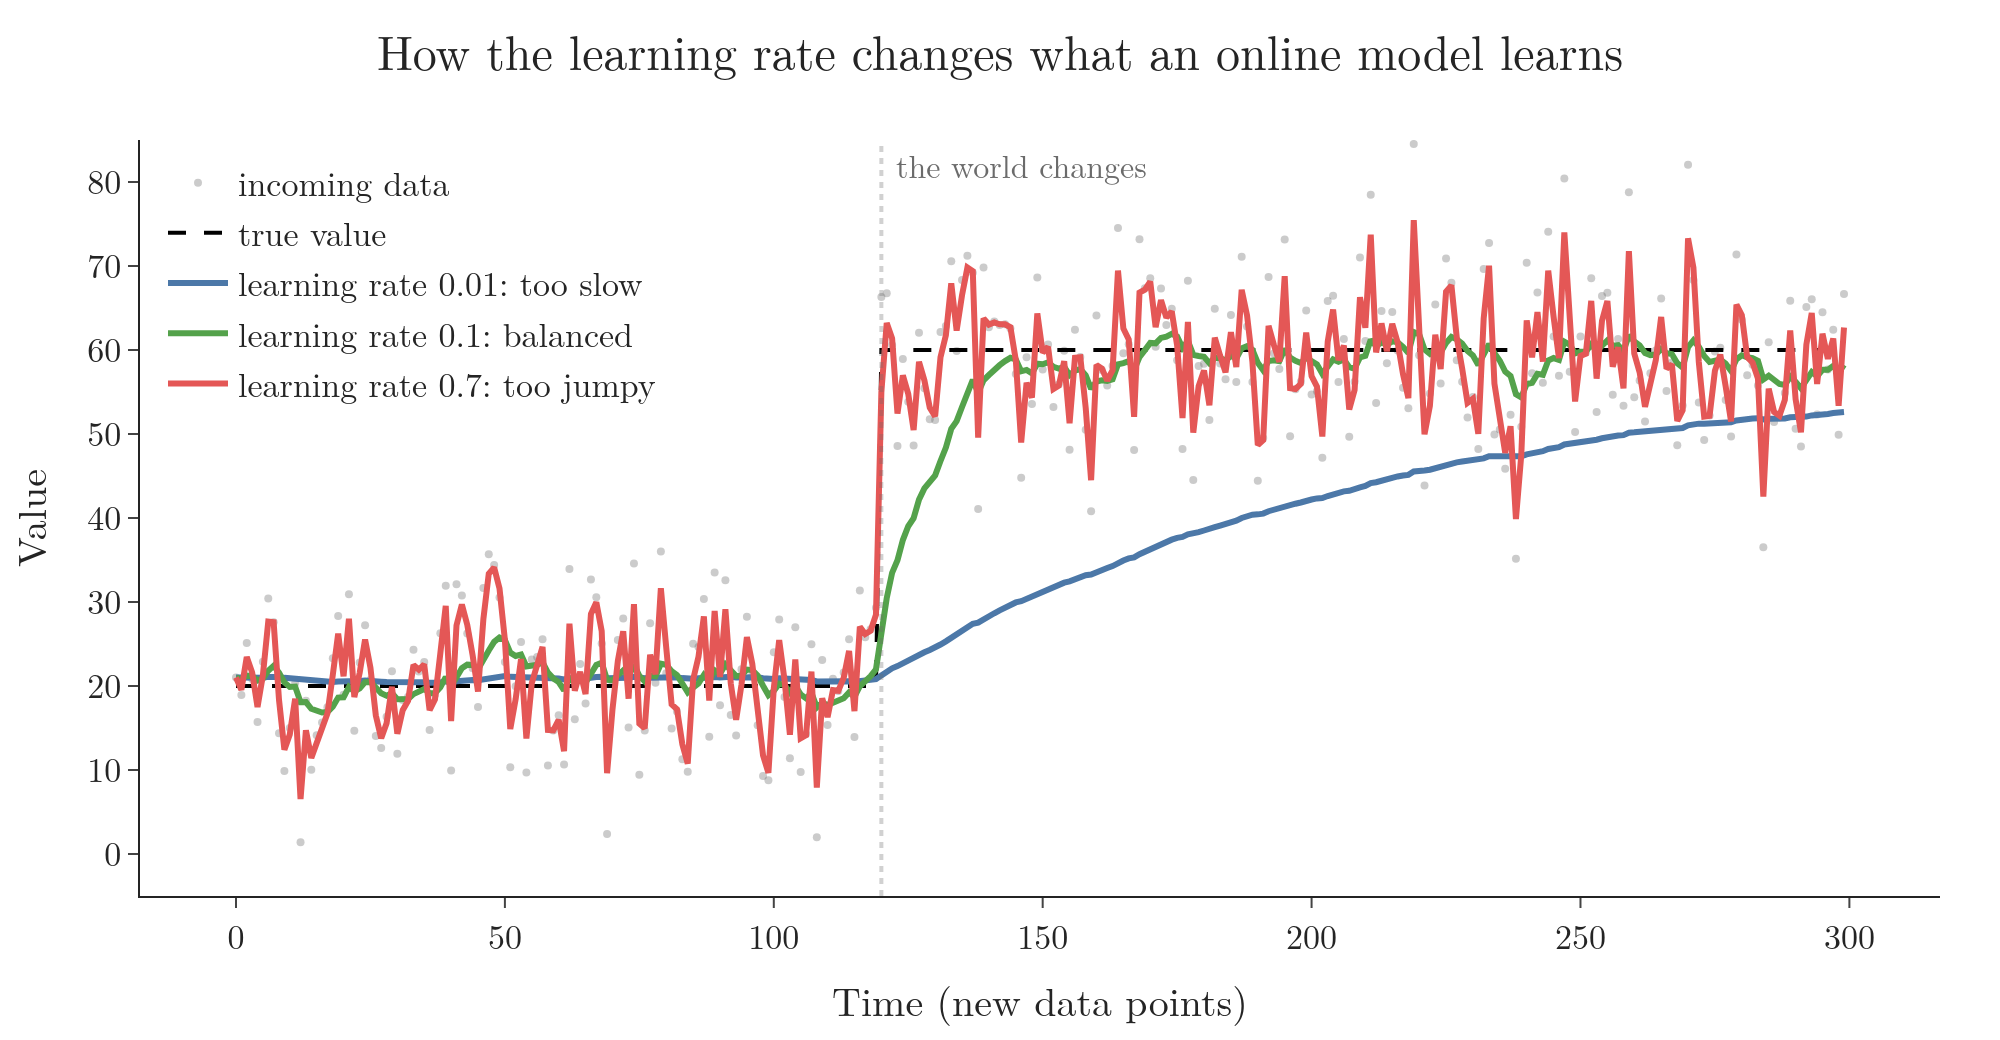

Recreate this plot in Python.
"""Learning rate in online learning: how fast a model follows a value that changes.
Simulation: each step the model moves a fraction (the learning rate) of the way towards the newest data point."""
from pathlib import Path
import numpy as np
import plotly.graph_objects as go

here = Path(__file__).parent
BLUE, ORANGE, GREEN, RED, GREY = "#4C78A8", "#F58518", "#54A24B", "#E45756", "#6B6B6B"


def simulate(rate, steps=300, seed=0):
    rng = np.random.default_rng(seed)
    truth = np.where(np.arange(steps) < 120, 20.0, 60.0)          # the real-world value jumps at step 120
    data = truth + rng.normal(0, 8, steps)                          # what we observe: noisy
    estimate = np.empty(steps)
    m = data[0]
    for t, x in enumerate(data):
        m = m + rate * (x - m)                                      # online update
        estimate[t] = m
    return truth, data, estimate


if __name__ == "__main__":
    fig = go.Figure()
    truth, data, _ = simulate(0.1)
    t = np.arange(len(truth))
    fig.add_trace(go.Scatter(x=t, y=data, mode="markers", marker=dict(color=GREY, size=4, opacity=0.35), name="incoming data"))
    fig.add_trace(go.Scatter(x=t, y=truth, mode="lines", line=dict(color="black", width=2, dash="dash"), name="true value"))
    for rate, colour, label in [(0.01, BLUE, "learning rate 0.01: too slow"),
                                (0.1, GREEN, "learning rate 0.1: balanced"),
                                (0.7, RED, "learning rate 0.7: too jumpy")]:
        fig.add_trace(go.Scatter(x=t, y=simulate(rate)[2], mode="lines", line=dict(color=colour, width=3), name=label))
    fig.add_vline(x=120, line=dict(color=GREY, width=2, dash="dot"))
    fig.add_annotation(x=122, y=82, xanchor="left", text="the world changes", showarrow=False, font=dict(size=16, color=GREY))
    fig.update_layout(template="simple_white", width=1000, height=520, font=dict(family="Latin Modern Roman", size=17),
                      title=dict(text="How the learning rate changes what an online model learns", x=0.5),
                      xaxis_title="Time (new data points)", yaxis_title="Value", yaxis_range=[-5, 85],
                      legend=dict(x=0.01, y=0.99, bgcolor="rgba(255,255,255,0.85)"), margin=dict(l=70, r=30, t=70, b=60))
    fig.write_image(here / "learning_rate.png", scale=2)
    fig.write_image(here / "learning_rate.pdf")
